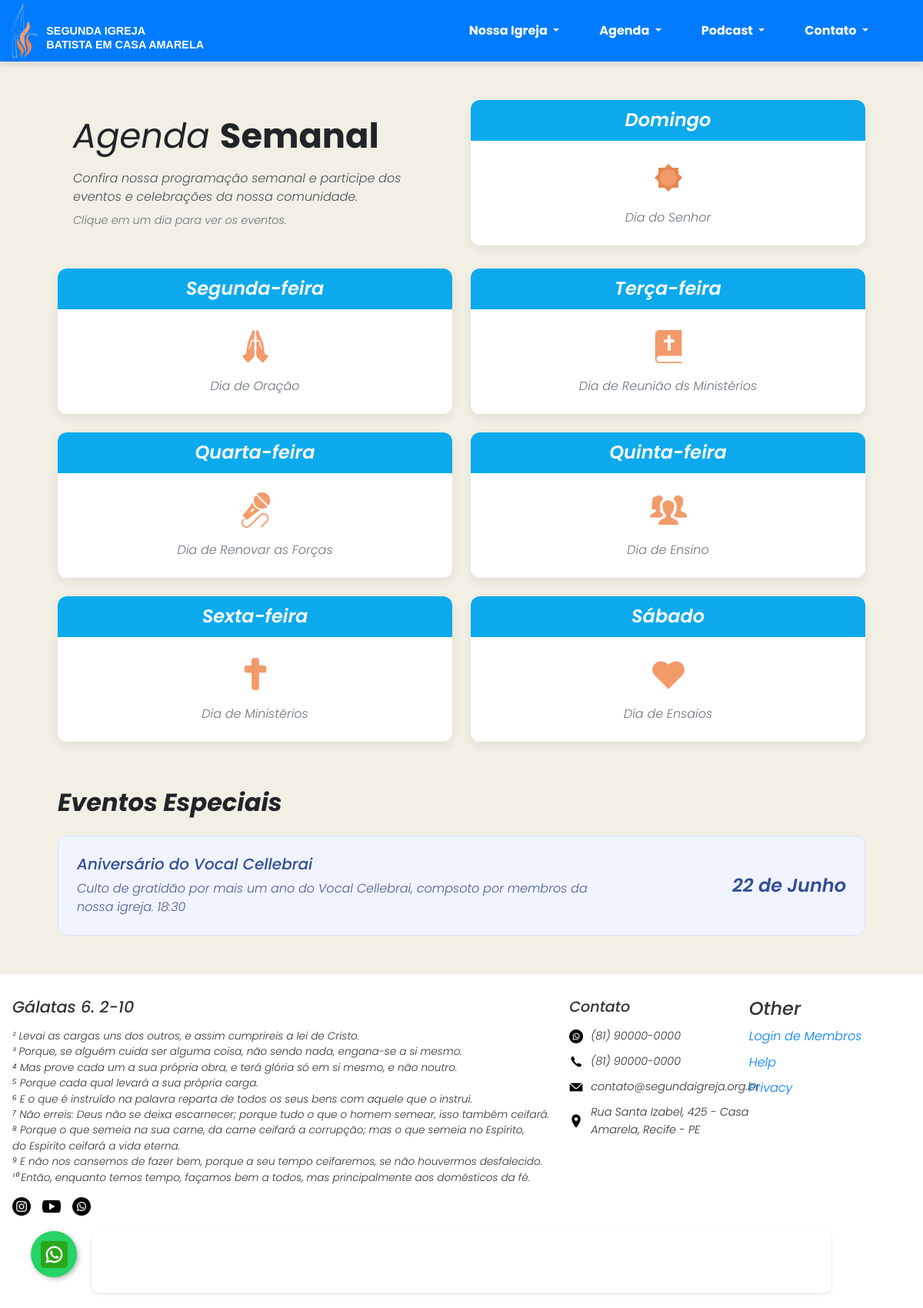
Before: /agenda/ with the older database file.
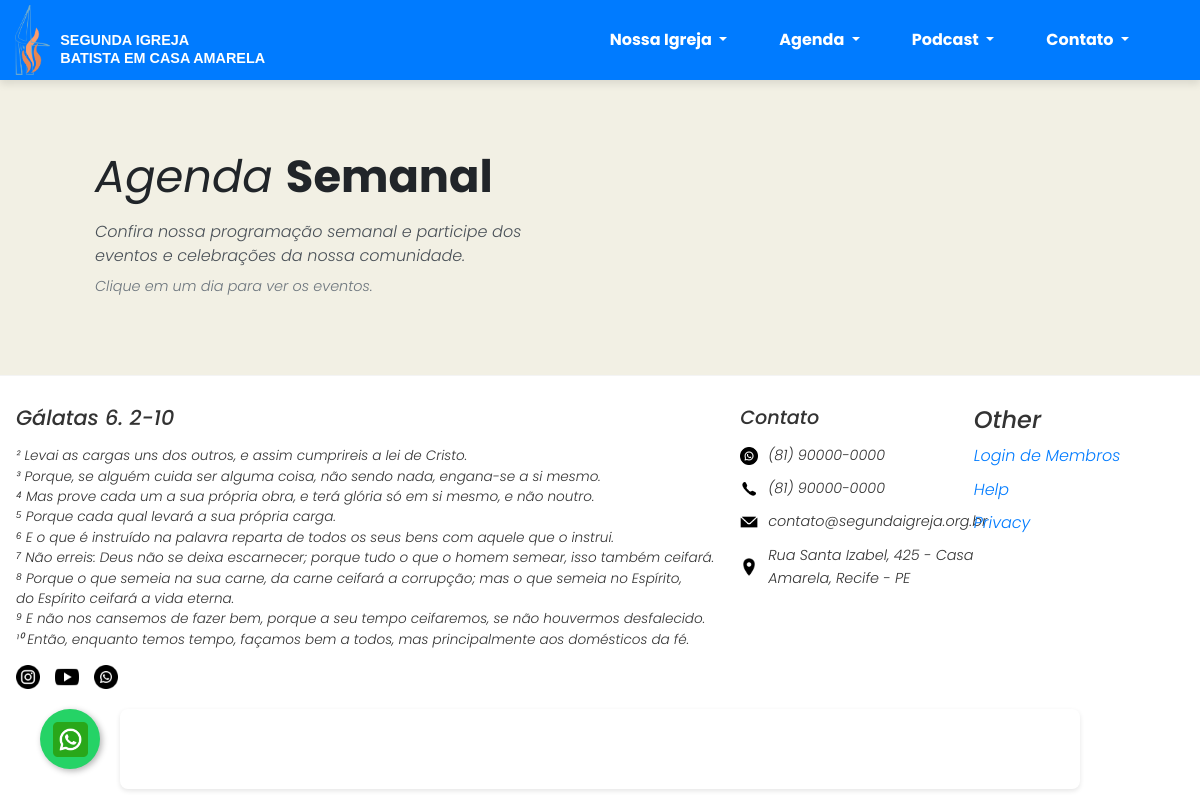
After: the same page with the newer database file.
### home/models.py (models this page shows, shortened)
class DiaSemana(models.Model):
    DIAS = [
        (0, 'Domingo'), (1, 'Segunda-feira'), (2, 'Terça-feira'),
        (3, 'Quarta-feira'), (4, 'Quinta-feira'), (5, 'Sexta-feira'),
        (6, 'Sábado')
    ]
    nome = models.IntegerField(choices=DIAS, unique=True, verbose_name="Dia da Semana")
    resumo = models.CharField(max_length=100, verbose_name="Resumo (ex: Dia de celebração)")
    icone = models.CharField(max_length=50, help_text="Nome do ícone (ex: 'celebracao', 'oracao'). Use o nome do arquivo sem a extensão.", verbose_name="Ícone")
    class Meta:
        verbose_name = "Dia da Semana"
        verbose_name_plural = "Dias da Semana"
        ordering = ['nome']

class EventoEspecial(models.Model):
    titulo = models.CharField(max_length=100)
    descricao = models.TextField()
    periodo = models.CharField(max_length=50, verbose_name="Período (ex: 15-17 Julho)")
    ordem = models.PositiveIntegerField(default=0)
    class Meta:
        verbose_name = "Evento Especial"
        verbose_name_plural = "Eventos Especiais"
        ordering = ['ordem']

### home/views.py (the view)
# urls.py: path("agenda/", views.agenda, name="agenda"),
def agenda(request):
    dias_semana = DiaSemana.objects.prefetch_related('eventos').all()
    eventos_especiais = EventoEspecial.objects.all()
    context = {
        'dias_semana': dias_semana,
        'eventos_especiais': eventos_especiais,
    }
    return render(request, 'agenda.html', context)

### templates/agenda.html (shortened to what this page needs)
{% extends 'base.html' %}
{% load static %}
{% block extra_css %}
    <link rel="stylesheet" href="{% static 'styles/modular/agenda.css' %}">
{% endblock %}
{% block content %}
<div class="agenda-wrapper">
    <div class="container">
        <div class="dias-wrapper">
            <div class="agenda-header">
                <h1>Agenda <strong>Semanal</strong></h1>
                <p>Confira nossa programação semanal e participe dos eventos e celebrações da nossa comunidade.</p>
                <p class="subtle-text">Clique em um dia para ver os eventos.</p>
            </div>
            {% for dia in dias_semana %}
            <div class="dia-item-wrapper">
                <div class="dia-card">
                    <div class="dia-card-header">
                        <h3>{{ dia.get_nome_display }}</h3>
                    </div>
                    <div class="dia-card-body">
                        <img src="{% static 'fotos/ícones/agenda/'|add:dia.icone|add:'.png' %}" alt="Ícone de {{ dia.get_nome_display }}" class="dia-card-icon">
                        <p>{{ dia.resumo }}</p>
                    </div>
                </div>
            </div>
            {% endfor %}
        </div>
        {% if eventos_especiais %}
        <div class="eventos-especiais">
            <h2>Eventos Especiais</h2>
            <div class="eventos-especiais-wrapper">
                {% for evento in eventos_especiais %}
                <div class="evento-especial-card">
                    <div class="evento-especial-info">
                        <h3>{{ evento.titulo }}</h3>
                        <p>{{ evento.descricao }}</p>
                    </div>
                    <div class="evento-especial-data">
                        <div class="periodo-texto">{{ evento.periodo }}</div>
                    </div>
                </div>
                {% endfor %}
            </div>
        </div>
        {% endif %}
    </div>
</div>
{% endblock %}

### templates/base.html (shortened to what this page needs)
{% load static %}
<!DOCTYPE html>
<html lang="pt-br">
<head>
    <link rel="stylesheet" href="https://stackpath.bootstrapcdn.com/bootstrap/4.5.2/css/bootstrap.min.css">
    <link rel="stylesheet" href="{% static 'styles/modular/main.css' %}">
    <link rel="stylesheet" href="{% static 'styles/modular/global.css' %}">
    {% block extra_css %}{% endblock %}
</head>
<body>
    <header class="sticky-top">
        <div class="logo">
            <a href="{% url 'index' %}">
                <img src="{% static 'fotos/logo.png' %}" style="height: 70px; width: auto; margin-right: 10px;">
            </a>
            <a href="{% url 'index' %}" style="text-decoration: none; color: inherit;">
                <h5 style="font-size: 0.9em; font-weight: bold; font-family: 'Arial Rounded MT Bold', Arial, sans-serif,;">
                  SEGUNDA IGREJA<br>BATISTA EM CASA AMARELA
                </h5>
            </a>
        </div>
        <nav>
            <ul class="menu">
                <li class="nav-item dropdown">
                    <a class="nav-link dropdown-toggle" href="#" id="nossaIgrejaDropdown" role="button" data-toggle="dropdown" aria-haspopup="true" aria-expanded="false">
                        Nossa Igreja
                    </a>
                </li>
                <li class="nav-item dropdown">
                    <a class="nav-link dropdown-toggle" href="#" id="agendaDropdown" role="button" data-toggle="dropdown" aria-haspopup="true" aria-expanded="false">
                        Agenda
                    </a>
                </li>
                <li class="nav-item dropdown">
                    <a class="nav-link dropdown-toggle" href="#" id="podcastDropdown" role="button" data-toggle="dropdown" aria-haspopup="true" aria-expanded="false">
                        Podcast
                    </a>
                </li>
                <li class="nav-item dropdown">
                    <a class="nav-link dropdown-toggle" href="#" id="contatoDropdown" role="button" data-toggle="dropdown" aria-haspopup="true" aria-expanded="false">
                        Contato
                    </a>
                </li>
            </ul>
        </nav>
    </header>
    <main>
        {% block content %}
        {% endblock %}
    </main>
    <footer class="footer">
        <div class="footer-container">
            <div class="footer-left">
                <h3>Gálatas 6. 2-10</h3>
                <p>² Levai as cargas uns dos outros, e assim cumprireis a lei de Cristo.</br>
                    ³ Porque, se alguém cuida ser alguma coisa, não sendo nada, engana-se a si mesmo.</br>
                    ⁴ Mas prove cada um a sua própria obra, e terá glória só em si mesmo, e não noutro.</br>
                    ⁵ Porque cada qual levará a sua própria carga.</br>
                    ⁶ E o que é instruído na palavra reparta de todos os seus bens com aquele que o instrui.</br>
                    ⁷ Não erreis: Deus não se deixa escarnecer; porque tudo o que o homem semear, isso também ceifará.</br>
                    ⁸ Porque o que semeia na sua carne, da carne ceifará a corrupção; mas o que semeia no Espírito,</br>
                      do Espírito ceifará a vida eterna.</br>
                    ⁹ E não nos cansemos de fazer bem, porque a seu tempo ceifaremos, se não houvermos desfalecido.</br>
                    ¹⁰ Então, enquanto temos tempo, façamos bem a todos, mas principalmente aos domésticos da fé.</p>
                <div class="social-links">
                    <a href="https://www.instagram.com/_2ibca/" target="_blank"><img src="{% static '/fotos/ícones/instagram-preta.png' %}" alt="Instagram"></a>
                    <a href="https://www.youtube.com/@2IBCARECIFE " target="_blank"><img src="{% static '/fotos/ícones/youtube-preta.png' %}" alt="YouTube"></a>
                    <a href="https://wa.me/message/YHZLZY6LT73HO1" target="_blank"><img src="{% static '/fotos/ícones/whatsapp-preta.png' %}" alt="WhatsApp"></a>
                </div>
            </div>
            <div class="footer-endereco">
                <h4>Contato</h4>
                <ul>
                    <li><img src="{% static '/fotos/ícones/whatsapp-preta.png' %}" alt="WhatsApp" class="contato-icon"> (81) 90000-0000</li>
                    <li><img src="{% static '/fotos/ícones/telefone.png' %}" alt="Telefone" class="contato-icon"> (81) 90000-0000</li>
                    <li><img src="{% static '/fotos/ícones/email.png' %}" alt="Email" class="contato-icon"> contato@segundaigreja.org.br</li>
                    <li>
                        <a href="https://www.google.com/maps/search/?api=1&query=Rua+Santa+Izabel,+425+-+Recife,+PE" target="_blank" style="display: flex; align-items: center; color: inherit; text-decoration: none;">
                            <img src="{% static '/fotos/ícones/localizacao.png' %}" alt="Localização" class="contato-icon">
                            <span>Rua Santa Izabel, 425 - Casa Amarela, Recife - PE</span>
                        </a>
                    </li>
                </ul>
            </div>
            <div class="footer-other">
                <h4>Other</h4>
                <ul>
                    <li><a href="{% url 'usuarios:login' %}" target="_blank">Login de Membros</a></li>
                    <li><a href="#">Help</a></li>
                    <li><a href="#">Privacy</a></li>
                </ul>
            </div>
        </div>
        <div class="spotify-component">
            <iframe src="https://open.spotify.com/embed/playlist/4s4pYRb5VFlQ2LqYtX5xhY? utm_source=generator&theme=0"
                width="80%"
                frameborder="0"
                allowtransparency="true"
                allow="encrypted-media">
            </iframe>
        </div>
    </footer>
    <a href="https://wa.me/message/YHZLZY6LT73HO1" class="whatsapp-float" target="_blank" aria-label="Fale conosco pelo WhatsApp">
        <img src="{% static 'fotos/ícones/whatsapp.png' %}" alt="WhatsApp">
    </a>
</body>
</html>

### static/styles/modular/global.css (style rules this page uses)
:root { --font-family-principal: 'Poppins', sans-serif; --peso-extralight: 200; --peso-light: 300; --peso-regular: 400; --peso-medium: 500; --peso-semibold: 600; --peso-bold: 700; }
h1, .titulo-principal { font-family: var(--font-family-principal); font-style: italic; font-weight: var(--peso-semibold); font-size: 2.8rem; }
body { font-family: var(--font-family-principal); font-style: italic; font-weight: var(--peso-light); font-size: 1rem; line-height: 1.6; }
header nav, .btn, strong, b { font-style: normal; }
header .logo h5 { font-style: normal; font-family: 'Arial Rounded MT Bold', Arial, sans-serif; }

### static/styles/modular/agenda.css (style rules this page uses)
:root { --cor-fundo-pagina: #f2f0e4; --cor-header-card: #0caaed; --cor-corpo-card: #FFFFFF; --cor-texto-header-card: #FFFFFF; --cor-texto-titulo: #212529; --cor-texto-corpo: #495057; --cor-texto-sutil: #6C757D; --cor-fundo-evento-item: #FFFFFF; --cor-borda-evento-item: #E9ECEF; --cor-horario-bg: #f0f0f0; --cor-fundo-evento-especial: #F0F4FF; --cor-borda-evento-especial: #D9E2FF; --raio-borda: 12px; --sombra-card: 0 4px 15px rgba(0, 0, 0, 0.08); --sombra-card-hover: 0 7px 20px rgba(0, 0, 0, 0.1); }
.agenda-wrapper { background-color: var(--cor-fundo-pagina); padding: 50px 0; }
.container { max-width: 1200px; margin: 0 auto; padding: 0 15px; }
.dias-wrapper { display: grid; grid-template-columns: repeat(2, 1fr); gap: 24px; }
.agenda-header { display: flex; flex-direction: column; justify-content: center; padding: 20px; }
.agenda-header h1 { font-size: 2.8rem; font-weight: 400; color: var(--cor-texto-titulo); line-height: 1.2; margin-bottom: 16px; }
.agenda-header h1 strong { font-weight: 700; }
.agenda-header p { font-size: 1rem; color: var(--cor-texto-corpo); margin-bottom: 8px; }
.agenda-header .subtle-text { font-size: 0.9rem; color: var(--cor-texto-sutil); }

### static/styles/modular/variables.css (style rules this page uses)
:root { --primary-color: #007bff; --secondary-color: #10acec; --accent-color: #d9971c; --bg-light: #f4f4f4; --bg-alt: #eee7d7; --text-dark: #000000; --text-light: #ffffff; --text-muted: #555555; --font-size-base: 16px; --font-size-sm: 0.875rem; --font-size-md: 1rem; --font-size-lg: 1.25rem; --font-size-xl: 1.5rem; --font-size-xxl: 2rem; --spacing-xs: 0.25rem; --spacing-sm: 0.5rem; --spacing-md: 1rem; --spacing-lg: 1.5rem; --spacing-xl: 2rem; --mobile-width: 576px; --tablet-width: 768px; --desktop-width: 992px; --large-desktop-width: 1200px; --border-radius-sm: 5px; --border-radius-md: 8px; --border-radius-lg: 10px; --border-radius-circle: 50%; --shadow-sm: 0 2px 4px rgba(0, 0, 0, 0.1); --shadow-md: 0 4px 8px rgba(0, 0, 0, 0.1); --shadow-lg: 0 8px 16px rgba(0, 0, 0, 0.2); --transition-fast: 0.3s ease; --transition-medium: 0.5s ease; --container-sm: 90%; --container-max-width: 1200px; }

### static/styles/modular/default.css (style rules this page uses)
* { margin: 0; padding: 0; box-sizing: border-box; }
body { font-family: 'Poppins', sans-serif; font-size: var(--font-size-base); background-color: var(--bg-light); overflow-x: hidden; }
.container { width: var(--container-sm); max-width: var(--container-max-width); margin: 0 auto; }
h1 { font-size: var(--font-size-xxl); margin-bottom: var(--spacing-md); }
h3 { font-size: var(--font-size-lg); margin-bottom: var(--spacing-sm); }
p { margin-bottom: var(--spacing-md); line-height: 1.5; }
a { text-decoration: none; color: var(--primary-color); transition: var(--transition-fast); }
ul { list-style-type: none; padding-left: 0; }
ul li { margin-bottom: var(--spacing-sm); }
img, video, iframe { max-width: 100%; height: auto; display: block; }

Changed rows visible on the page:
removed DiaSemana: nome "Domingo", shows a picture, resumo "Dia do Senhor"
removed DiaSemana: nome "Segunda-feira", icone (picture), resumo "Dia de Oração"
removed DiaSemana: nome "Terça-feira", icone (picture), resumo "Dia de Reunião ds Ministérios"
removed DiaSemana: nome "Quarta-feira", shows a picture, resumo "Dia de Renovar as Forças"
removed DiaSemana: nome "Quinta-feira", icone (picture), resumo "Dia de Ensino"
removed DiaSemana: nome "Sexta-feira", icone (picture), resumo "Dia de Ministérios"
removed DiaSemana: nome "Sábado", icone (picture), resumo "Dia de Ensaios"
removed EventoEspecial: titulo "Aniversário do Vocal Cellebrai", descricao "Culto de gratidão por mais um ano do Vocal Cellebrai, compsoto por membros da nossa igreja. 18:30", periodo "22 de Junho"
Other visible differences:
text no longer shown: "Eventos Especiais"
